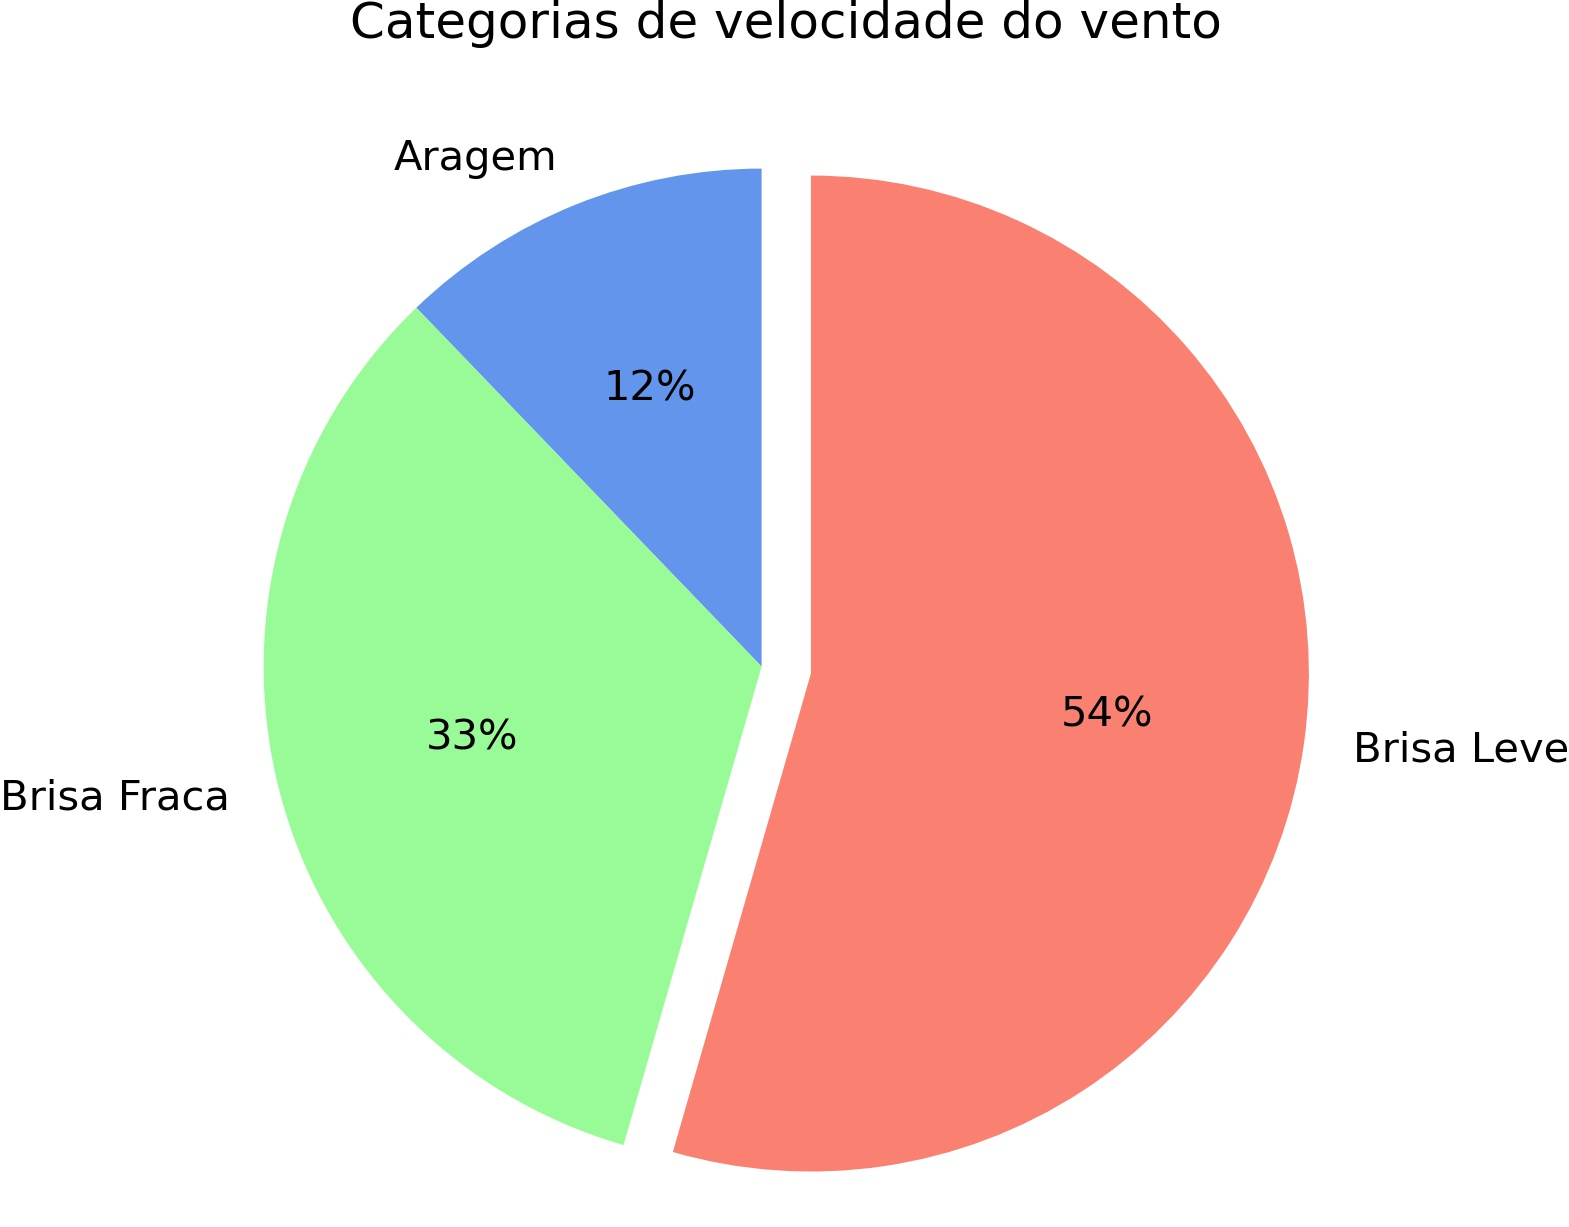

Python code for this plot:
import matplotlib.pyplot as plt
import pandas as pd

# Abertura do arquivo.
df = pd.read_csv('../../dados/texto/classificacao_vento.txt', 
                 sep= '\t', 
                 names=['Tipo', 'Frequencia'])

categoria = df['Tipo']
frequencia = df['Frequencia']

# Destaca (valor 0.1) o maior valor da série que é o terceiro 
# valor do arquivo classificacao_vento.txt.
explode = (0, 0, 0.1)

fig, ax = plt.subplots()

# Gera o plot.
# frequencia = frequência, a função calcula a porcentagem, 
# explode = destaca a maior fatia da pizza, labels = rórulos 
# que vão aparecer na pizza, autopct = formatação do número.
ax.pie(frequencia, 
       explode=explode, 
       labels=categoria, 
       autopct='%1.0f%%', 
       startangle=90, 
       colors=['cornflowerblue', 'palegreen', 'salmon'])
ax.axis('equal')

# Formatação do título da figura. y = distância do título para o 
# gráfico, fontsize = tamanho da fonte.
plt.title("Categorias de velocidade do vento", y=1.05, fontsize=12)

# Salva a figura no formato ".jpg" com dpi=300 e remove espaços excedentes.
plt.savefig('ex01.jpg', transparent=True, dpi=300, bbox_inches='tight', 
            pad_inches=0)